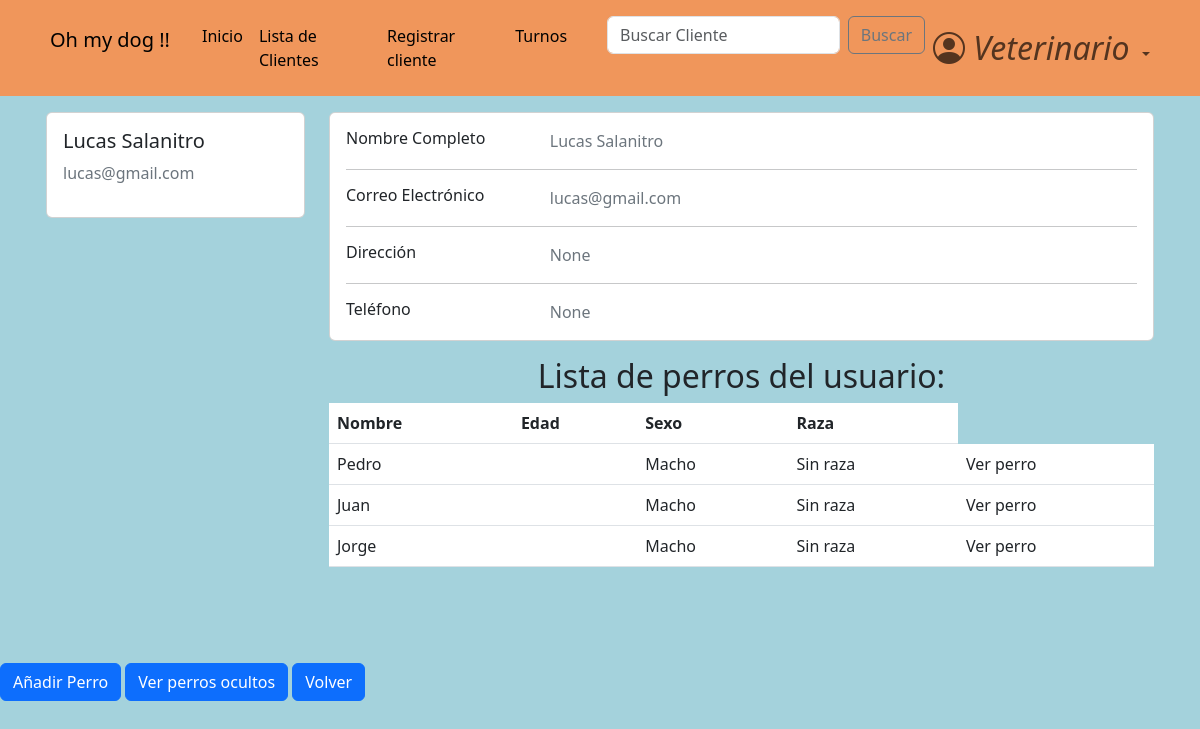
The page /accounts/profile/3 (signed in) on the database its author committed.
### accounts/models.py (models this page shows, shortened)
class CustomUser(AbstractBaseUser, PermissionsMixin):
    email =                     models.EmailField(verbose_name="email", unique=True)    #.foreignKey ??
    name =                      models.CharField(max_length=25)   #slug es texto corto
    surname =                   models.CharField(max_length=30, blank=True, null=True)
    address =                   models.CharField(max_length=30, blank=True, null=True)
    telephone =                 models.SlugField(max_length=12, blank=True, null=True)
    is_active =                 models.BooleanField(default=True)
    is_staff =                  models.BooleanField(default=False)
    is_admin =                  models.BooleanField(default=False)
    last_login =                models.DateTimeField(verbose_name="last login", default=datetime.datetime.now)
    is_veterinario =            models.BooleanField(default=False)
    USERNAME_FIELD = "email"    #variable por la cual se ingresa, dice username pero seria como 'campo que representa el inicio de sesion'
    REQUIRED_FIELDS = ['name',]    #no permite registros si no tiene estos campos completos
    objects = CustomUserManager()

### dogs/models.py (models this page shows, shortened)
class Dog(models.Model):
    class Sex(models.TextChoices):
        macho = "Macho"
        hembra = "Hembra"
    class Breed(models.TextChoices):
        sin_raza = "Sin raza"
        coker = "Coker"
        pastor_aleman = "Pastor aleman"
        bulldog = "Bulldog"
        labrador = "Labrador"
        golden = "Golder"
        caniche = "Caniche"
        chihuahua = "Chihuahua"
        bulldog_frances = "Bulldog Frances"
        beagle = "Beagle"
        boxer = "Boxer"
        galgo = "Galgo"
        dalmata = "Dalmata"
        sharpei = "Shar pei"
    class Color(models.TextChoices):
        blanco = "Blanco"
        negro = "Negro"
        marron = "Marrón"
        blanco_y_negro = "Blanco y negro"
        otro = "Otro color"
    class Size(models.TextChoices):
        grande = "Grande"
        mediano = "Mediano"
        pequeño = "pequeño"
    def default_value():
        return '-'
    name = models.CharField(
        max_length=15
    )
    date_of_birth = models.DateField(
        null=True,
    )
    sex = models.CharField(
        max_length=10,
        choices=Sex.choices
    )
    breed = models.CharField(
        max_length=20,
        choices=Breed.choices
    )
    color = models.CharField(
        max_length=20,
        blank=True,
        choices=Color.choices,
        null=True,
    )
    size = models.CharField(
        max_length=10,
        null=True,
        blank=True,
    )
    description = models.TextField(
        max_length=100,
        blank=True,
        null=True,
    )
    hidden = models.BooleanField(default=False)
    owner = models.ForeignKey(
        CustomUser,
        blank=True,
        on_delete=models.CASCADE,
        null=True
    )

### accounts/views.py (the view)
# urls.py: path('profile/<pk>', views.profile_view, name= 'profile'),
def profile_view(request, pk):
    if not request.user.is_authenticated:
        return redirect('login')
    user_owner = CustomUser.objects.get(pk=pk)
    dogs = user_owner.dog_set.all()
    context = {
        'client': user_owner,
        'vet': request.user,
        'dogs_shown': dogs.filter(hidden=False)
    }
    return render(request, 'profile.html', context)

### accounts/templates/profile.html (shortened to what this page needs)
{% extends 'base.html' %}
{% block content %}
<main>
<div class="container card-izq " >
  <div class="row row-1">
    <div class="col-md-3">
      <div class="card">
        <div class="card-body">
          <h5>{{ client.name }} {{ client.surname }}</h5>
          <p class="text-secondary">{{ client.email }}</p>
        </div>
      </div>
    </div>
    <div class="col-md-9">
      <div class="card mb-3">
        <div class="card-body">
          <div class="row">
            <div class="col-sm-3">
              <h6 class="mb-0">Nombre Completo</h6>
            </div>
            <div class="col-sm-9 text-secondary">
              {{ client.name }} {{ client.surname }}
            </div>
          </div>
          <hr>
          <div class="row">
            <div class="col-sm-3">
              <h6 class="mb-0">Correo Electrónico</h6>
            </div>
            <div class="col-sm-9 text-secondary">
              {{ client.email }}
            </div>
          </div>
          <hr>
          <div class="row">
            <div class="col-sm-3">
              <h6 class="mb-0">Dirección</h6>
            </div>
            <div class="col-sm-9 text-secondary">
              {{ client.address }}
            </div>
          </div>
          <hr>
          <div class="row">
            <div class="col-sm-3">
              <h6 class="mb-0">Teléfono</h6>
            </div>
            <div class="col-sm-9 text-secondary">
              {{ client.telephone }}
            </div>
          </div>
        </div>
      </div>
        <h2 class="text-center">Lista de perros del usuario:</h2>
          {% if dogs_shown.count > 0 %}
                  <table class="table table-hover">
                      <thead>
                          <tr>
                              <th>Nombre</th>
                              <th>Edad</th>
                              <th>Sexo</th>
                              <th>Raza</th>
                          </tr>
                      </thead>
                      <tbody>
                          {% for dog in dogs_shown %}
                                <tr>
                                    <td>{{ dog.name }}</td>
                                    <td>{{ dog.age }}</td>
                                    <td>{{ dog.sex }}</td>
                                    <td>{{ dog.breed }}</td>
                                    <td>
                                      <a class="dropdown-item" href="{% url 'dog_profile' user_owner_id=client.id dog_id=dog.id %}">Ver perro</a>
                                    </td>
                                </tr>
                          {% endfor %}
                      </tbody>
                  </table>
            {% else %}
            <div>
              <a>El usuario no posee perros visibles</a>
            </div>
            {% endif %}
      </div>
    </div>
  </div>
  {% if vet.is_veterinario %}
    <a href="{% url 'dog_registration' client.id %}" class="btn btn-primary">Añadir Perro</a>
    <a href="{% url 'hidden_dogs' client.id %}" class="btn btn-primary">Ver perros ocultos</a>
  {% endif %}
  <a href="{% url 'home' %}" class="btn btn-primary">Volver</a>
</main>
{% endblock  %}

### pages/static/css/styles.css (style rules this page uses)
html { box-sizing: border-box; font-size: 16px; scroll-behavior: smooth; }
body { margin: 0; padding: 0; overflow-x: hidden; background-color: #a4d2dc; }
a { text-decoration: none; }
.card-izq { margin-bottom: 1rem; padding: 1rem; }
.row-1 { margin-bottom: 3rem; }

### rows shown on the page
CustomUser: name "Lucas", surname "Salanitro", email "lucas@gmail.com", address "None", telephone "None"
Dog: name "Pedro", sex "Macho", breed "Sin raza"
Dog: name "Juan", sex "Macho", breed "Sin raza"
Dog: name "Jorge", sex "Macho", breed "Sin raza"
